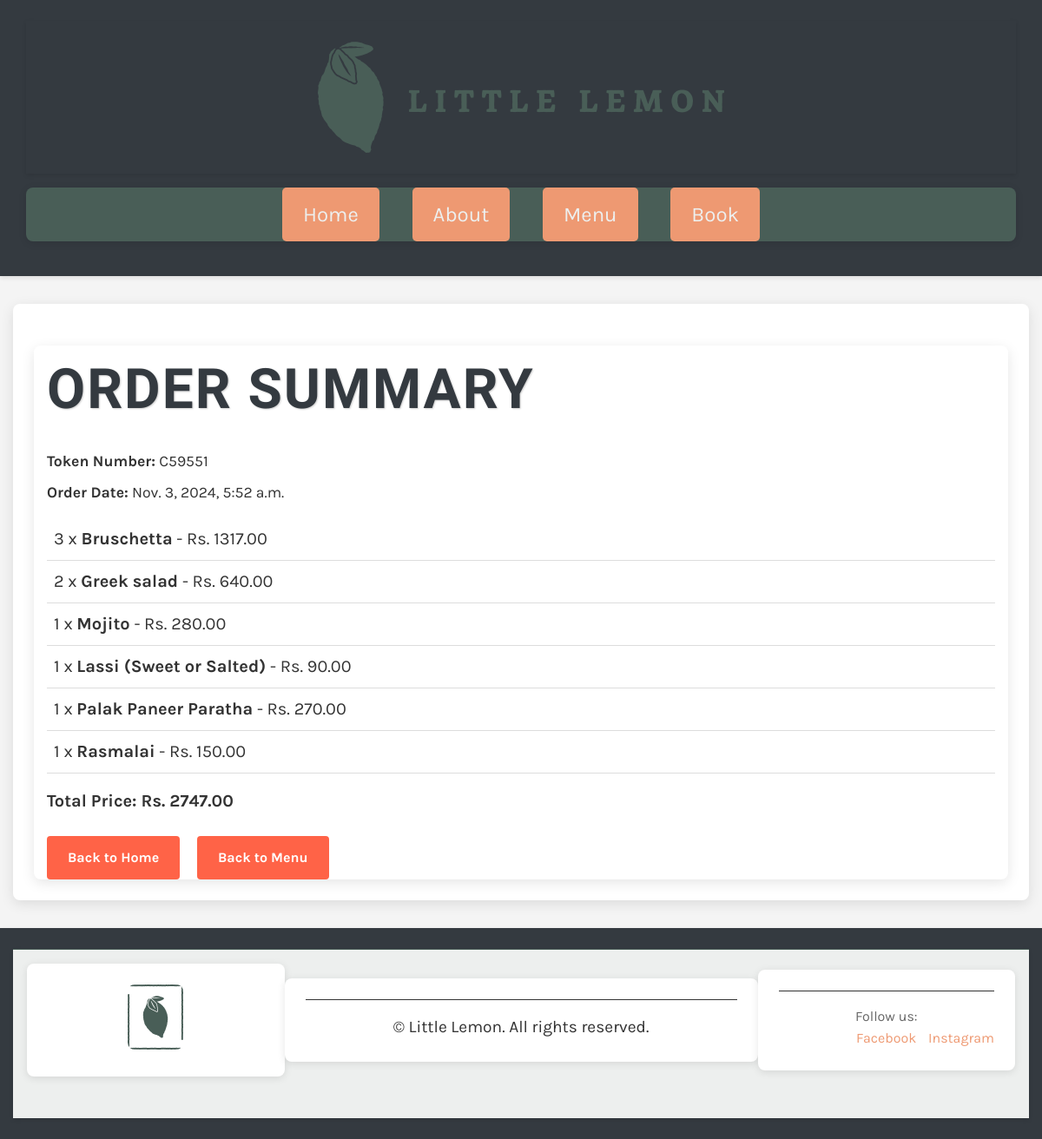
Page /order/summary/16/ on the committed database.
### restaurant/models.py (models this page shows, shortened)
class Order(models.Model):
    customer = models.ForeignKey(Customer, on_delete=models.CASCADE)
    created_at = models.DateTimeField(auto_now_add=True)
    total_price = models.IntegerField(null=True)
    is_confirmed = models.BooleanField(default=False)
    token_number = models.CharField(max_length=6, unique=True, blank=True, null=True)
    @property
    def total_price(self):
        return sum(item.menu_item.price * item.quantity for item in self.items.all())
    class Meta:
        ordering = ['-created_at']

class OrderItem(models.Model):
    order = models.ForeignKey(Order, related_name='items', on_delete=models.CASCADE)
    menu_item = models.ForeignKey(Menu, on_delete=models.CASCADE)
    quantity = models.PositiveIntegerField(default=1)
    item_price = models.IntegerField(null=True)

class Menu(models.Model):
    name = models.CharField(max_length=200)
    price = models.IntegerField()
    description = models.TextField(max_length=1000, blank=True)
    category = models.CharField(
        max_length=20,
        choices=CATEGORY_CHOICES,
        default='entrees'
    )
    status = models.IntegerField(
        choices=STATUS_CHOICES,
        default=1
    )
    order = models.PositiveIntegerField(default=0)
    class Meta:
        ordering = ['category', 'order', 'name']

### restaurant/views.py (the view)
# urls.py: path('order/summary/<int:pk>/', order_summary, name='order_summary'),
def order_summary(request, pk):
    order = get_object_or_404(Order, pk=pk)
    return render(request, 'order_summary.html', {'order': order})

### restaurant/templates/order_summary.html (shortened to what this page needs)
{% extends 'base.html' %}
{% block content %}
<main role="main" class="container">
    <h1 class="booking-title">Order Summary</h1>
    <p class="order-details"><strong>Token Number:</strong> {{ order.token_number }}</p>
    <p class="order-details"><strong>Order Date:</strong> {{ order.created_at }}</p>
    <ul class="order-list">
        {% for item in order.items.all %}
            <li class="order-item">{{ item.quantity }} x <span class="item-name">{{ item.menu_item.name }}</span> - Rs. {{ item.item_price|floatformat:2 }}</li>
        {% empty %}
            <li>No items in this order.</li>
        {% endfor %}
    </ul>
    <p class="total-price"><strong>Total Price:</strong> Rs. {{ order.total_price|floatformat:2 }}</p>
    <div class="button-group">
        <a href="{% url 'home' %}" class="btn-submit back-to-home">Back to Home</a>
        <a href="{% url 'menu' %}" class="btn-submit back-to-menu">Back to Menu</a>
    </div>
</main>
{% endblock %}

### restaurant/static/css/style.css (style rules this page uses)
body { font-family: 'Karla', sans-serif; margin: 3rem 5%; line-height: 1.6; background-color: #f7f7f7; }
h1, h2, h3, h4, h5, h6 { font-family: 'Markazi Text', serif; letter-spacing: 2px; text-transform: uppercase; }
h1 { font-size: 4rem; margin: 1.5rem 0 0; color: #333; text-shadow: 1px 1px 2px rgba(0, 0, 0, 0.2); }
p, ul { font-size: 1.25rem; margin-bottom: 1.5rem; }
a { color: #EE9972; text-decoration: none; transition: color 0.3s; }

### restaurant/templates/base.html (style rules this page uses)
:root { --primary-color: #ffd700; --secondary-color: #343a40; --accent-color: #ff6347; --text-color: #333333; --background-color: #f4f4f4; --booking-background: #f2e9e4; }
body { margin: 0; font-family: "Karla", sans-serif; color: var(--text-color); background-color: var(--background-color); line-height: 1.6; }
a { color: var(--accent-color); text-decoration: none; transition: color 0.3s ease; }
.container { max-width: 1200px; margin: 0 auto; padding: 0 15px; }
main { margin: 2rem 0; padding: 1.5rem; background-color: white; box-shadow: 0 4px 15px rgba(0, 0, 0, 0.1); border-radius: 8px; transition: transform 0.3s ease, box-shadow 0.3s ease; }
h1, h2, h3 { font-family: 'Markazi Text', serif; margin: 1.5rem 0 1rem; color: var(--secondary-color); }
.btn-add-to-cart, .btn-submit { background-color: var(--accent-color); color: white; border: none; padding: 0.75rem 1.5rem; border-radius: 4px; cursor: pointer; transition: background-color 0.3s ease; font-size: 1rem; font-weight: bold; }

### restaurant/templates/order_summary.html (style rules this page uses)
.order-details { font-size: 1.1rem; margin: 0.5rem 0; }
.order-list { list-style: none; padding: 0; margin: 1rem 0; }
.order-item { padding: 0.5rem; border-bottom: 1px solid #ddd; }
.item-name { font-weight: bold; }
.total-price { font-size: 1.25rem; font-weight: bold; margin-top: 1rem; }
.button-group { margin-top: 1rem; }
.btn-submit { display: inline-block; margin-right: 1rem; padding: 0.75rem 1.5rem; background-color: var(--accent-color); color: white; border-radius: 4px; text-align: center; transition: background-color 0.3s ease; }

### rows in the picture
Order: token_number "C59551", created_at "Nov. 3, 2024, 5:52 a.m.", total_price "2747.00"
OrderItem: quantity "3", menu_item.name "Bruschetta", item_price "1317.00"
OrderItem: quantity "2", menu_item.name "Greek salad", item_price "640.00"
OrderItem: quantity "1", menu_item.name "Mojito", item_price "280.00"
OrderItem: quantity "1", menu_item.name "Lassi (Sweet or Salted)", item_price "90.00"
OrderItem: quantity "1", menu_item.name "Palak Paneer Paratha", item_price "270.00"
OrderItem: quantity "1", menu_item.name "Rasmalai", item_price "150.00"
